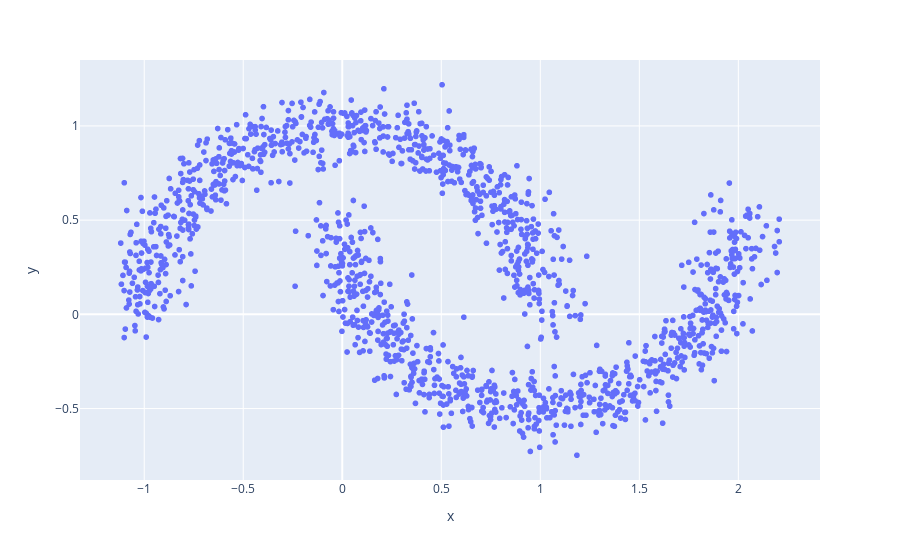

Notebook cell for this chart:
### Code cell
grafico = px.scatter(x=X_random[:,0], y=X_random[:,1])
grafico.show()

### Figure 1 — Plotly figure (JSON) as saved in the notebook; plotly's stock layout.template omitted (floating-point values rounded to 4 significant figures; data arrays with more than 128 entries replaced by an {"elided": "..."} marker saying what was removed)
{"data": [{"hovertemplate": "x=%{x}<br>y=%{y}<extra></extra>", "legendgroup": "", "marker": {"color": "#636efa", "symbol": "circle"}, "mode": "markers", "name": "", "showlegend": false, "type": "scattergl", "x": {"elided": "1500 float values"}, "xaxis": "x", "y": {"elided": "1500 float values"}, "yaxis": "y"}], "layout": {"legend": {"tracegroupgap": 0}, "margin": {"t": 60}, "xaxis": {"anchor": "y", "domain": [0, 1], "title": {"text": "x"}}, "yaxis": {"anchor": "x", "domain": [0, 1], "title": {"text": "y"}}}}
